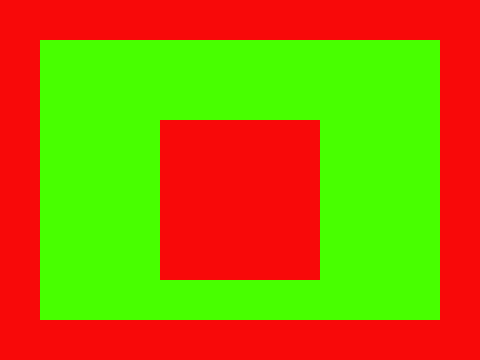

Rendered tile map (Tiled .tmx) drawn with the repository's tilesets; below, a short description and the map source with its tile grids summarised:
An orthogonal 12x9 tile map with 40x40 px tiles, 1 tile layer (Layer1).

<map version="1.0" orientation="orthogonal" renderorder="right-down" width="12" height="9" tilewidth="40" tileheight="40">
 <tileset firstgid="1" name="rec" tilewidth="40" tileheight="40">
  <image source="rec.png" width="80" height="40" />
 </tileset>
 <layer name="Layer1" width="12" height="9">
  <data>[108 cells, 108 non-empty, 2 distinct tile ids]</data>
 </layer>
</map>
